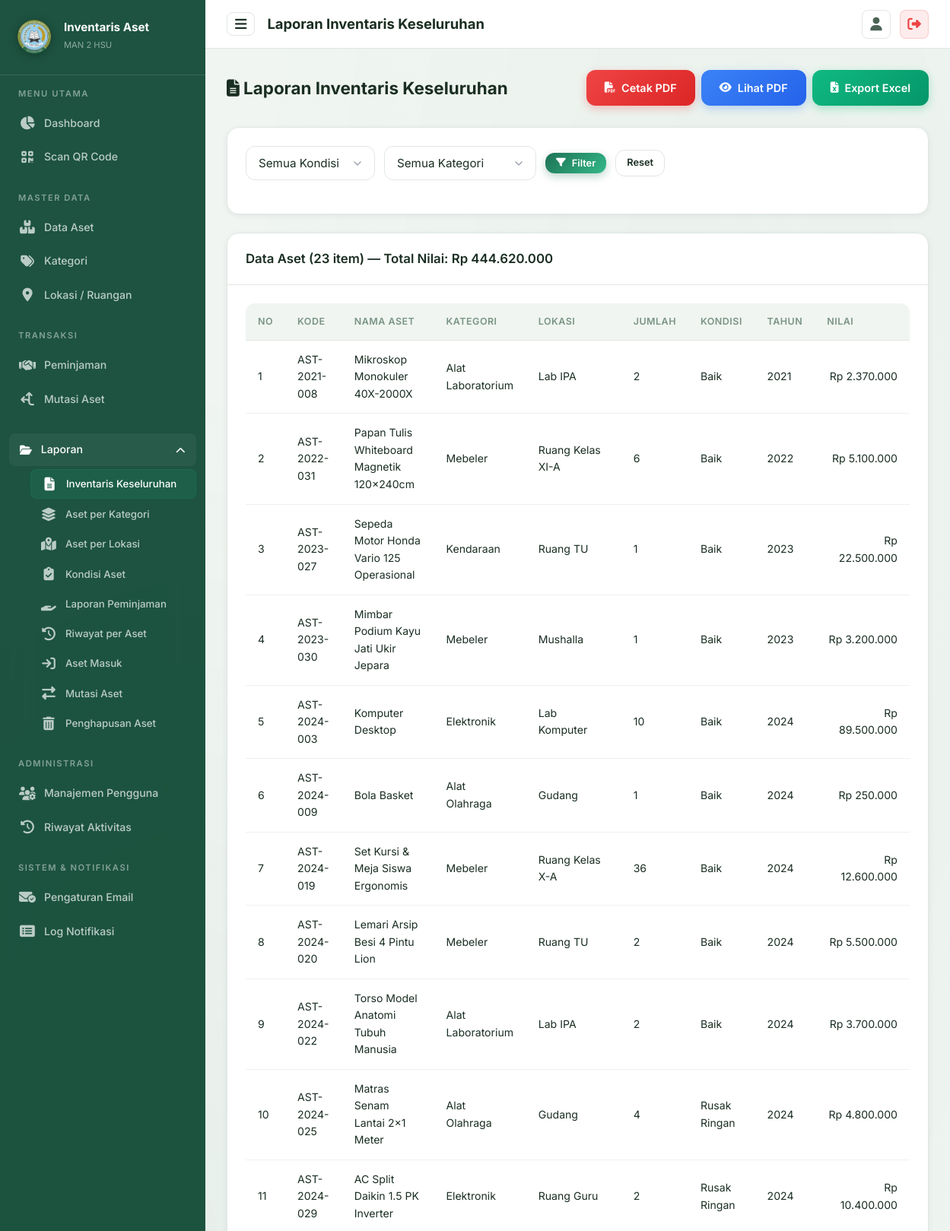
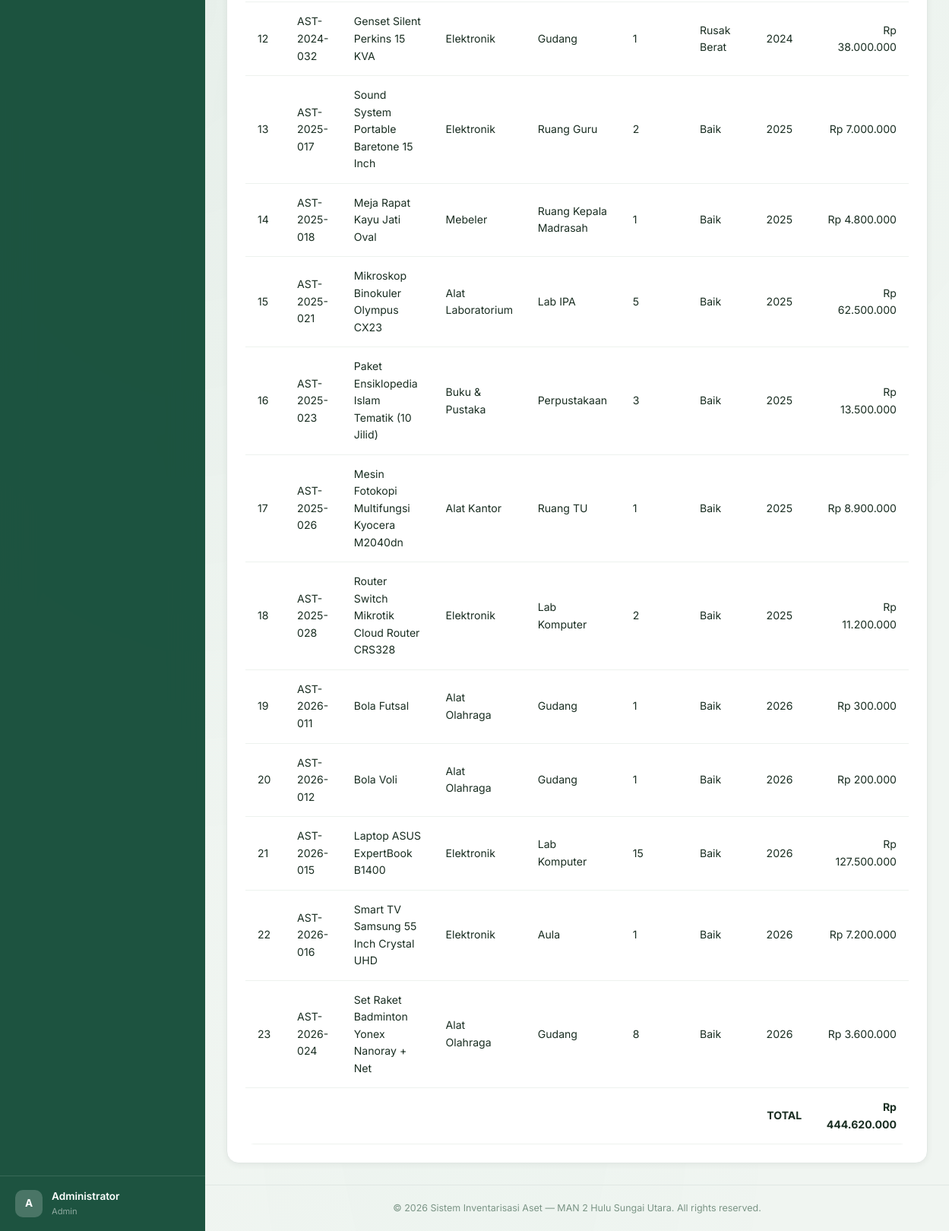
The app's page /pages/laporan/aset_keseluruhan.php (signed in), older data (2 pictures, top to bottom).
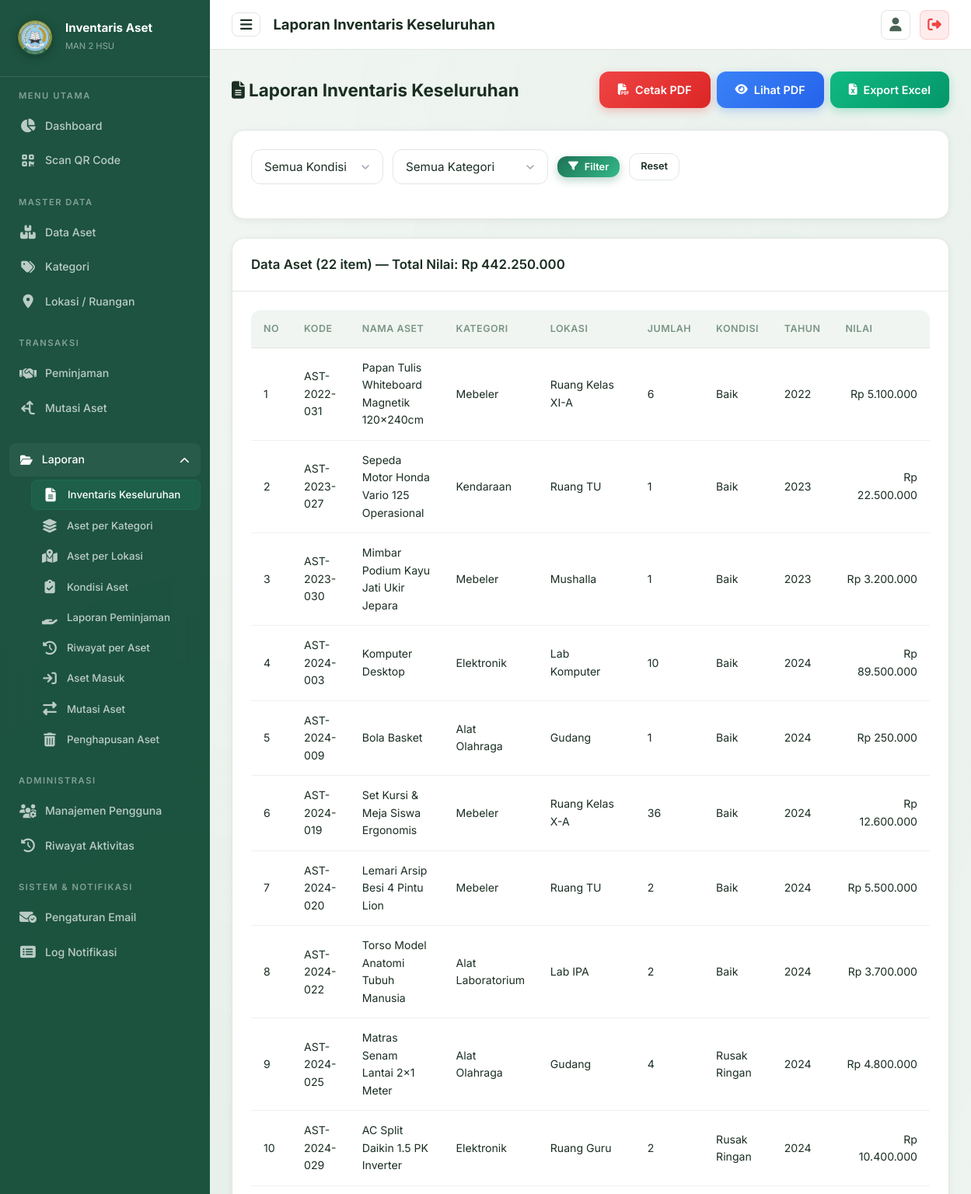
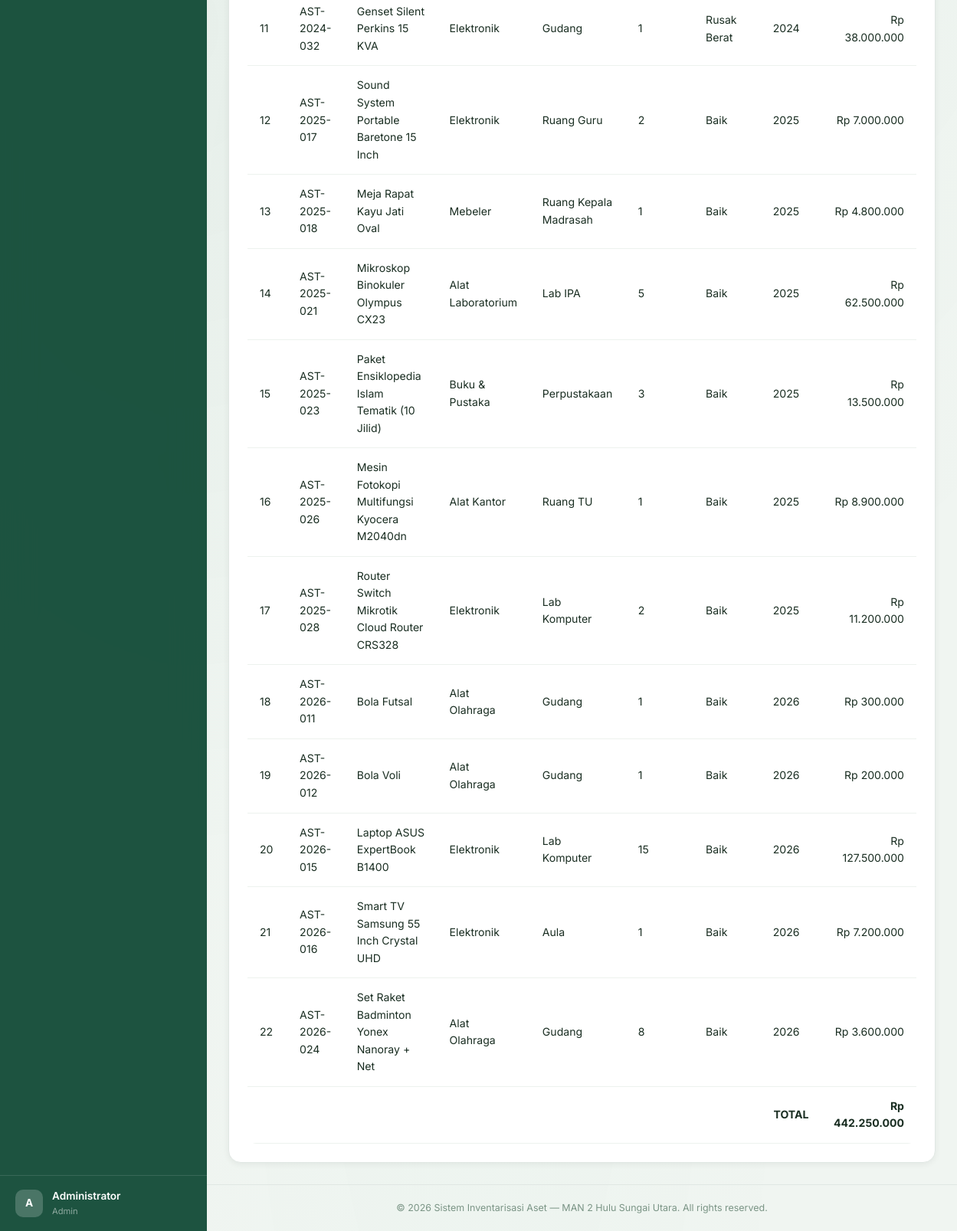
The same page, newer data (2 pictures, top to bottom).
### tables this page shows
CREATE TABLE `aset` (
  `id` int NOT NULL AUTO_INCREMENT,
  `kode_aset` varchar(50) NOT NULL,
  `nama_aset` varchar(150) NOT NULL,
  `id_kategori` int DEFAULT NULL,
  `id_lokasi` int DEFAULT NULL,
  `jumlah` int NOT NULL DEFAULT '1',
  `kondisi` enum('Baik','Rusak Ringan','Rusak Berat') NOT NULL DEFAULT 'Baik',
  `tahun_perolehan` year DEFAULT NULL,
  `nilai_perolehan` decimal(15,2) DEFAULT '0.00',
  `sumber_dana` varchar(100) DEFAULT NULL,
  `gambar` varchar(255) DEFAULT NULL,
  `keterangan` text,
  `qr_code_path` varchar(255) DEFAULT NULL,
  `created_at` timestamp NULL DEFAULT CURRENT_TIMESTAMP,
  `updated_at` timestamp NULL DEFAULT CURRENT_TIMESTAMP ON UPDATE CURRENT_TIMESTAMP,
  `deleted_at` timestamp NULL DEFAULT NULL,
  `bukti_hapus` varchar(255) DEFAULT NULL,
  `status_penghapusan` enum('none','pending','approved') NOT NULL DEFAULT 'none',
  `status_mutasi` enum('none','in_transit') NOT NULL DEFAULT 'none',
  `tgl_pengajuan_hapus` datetime DEFAULT NULL,
  `file_ba_scan` varchar(255) DEFAULT NULL,
  `alasan_hapus` text,
  PRIMARY KEY (`id`),
  UNIQUE KEY `kode_aset` (`kode_aset`),
  KEY `id_kategori` (`id_kategori`),
  KEY `id_lokasi` (`id_lokasi`),
  CONSTRAINT `aset_ibfk_1` FOREIGN KEY (`id_kategori`) REFERENCES `kategori` (`id`) ON DELETE SET NULL,
  CONSTRAINT `aset_ibfk_2` FOREIGN KEY (`id_lokasi`) REFERENCES `lokasi` (`id`) ON DELETE SET NULL
);

CREATE TABLE `kategori` (
  `id` int NOT NULL AUTO_INCREMENT,
  `nama_kategori` varchar(100) NOT NULL,
  `keterangan` text,
  `created_at` timestamp NULL DEFAULT CURRENT_TIMESTAMP,
  PRIMARY KEY (`id`)
);

CREATE TABLE `lokasi` (
  `id` int NOT NULL AUTO_INCREMENT,
  `nama_lokasi` varchar(100) NOT NULL,
  `keterangan` text,
  `created_at` timestamp NULL DEFAULT CURRENT_TIMESTAMP,
  PRIMARY KEY (`id`)
);

### config/database.php (called while the page is built, shortened)
<?php
function formatRupiah($angka) {
    return 'Rp ' . number_format($angka, 0, ',', '.');
}
?>

### pages/laporan/aset_keseluruhan.php (the view, shortened to what this page needs)
<?php
$pdo = getConnection();
$filterKondisi = $_GET['kondisi'] ?? '';
$filterKategori = $_GET['kategori'] ?? '';
$where = "WHERE a.deleted_at IS NULL";
$params = [];
$stmt = $pdo->prepare("SELECT a.*, k.nama_kategori, l.nama_lokasi FROM aset a
    LEFT JOIN kategori k ON a.id_kategori = k.id LEFT JOIN lokasi l ON a.id_lokasi = l.id
    $where ORDER BY a.kode_aset");
$stmt->execute($params);
$data = $stmt->fetchAll();
$totalNilai = 0;
foreach ($data as $d) { $totalNilai += $d['nilai_perolehan'] * $d['jumlah']; }
require_once __DIR__ . '/../../includes/header.php';
require_once __DIR__ . '/../../includes/sidebar.php';
?>
<div class="page-header">
    <div><h2><i class="fas fa-file-lines"></i> Laporan Inventaris Keseluruhan</h2></div>
    <div class="btn-group no-print">
        <a href="export_pdf.php?type=keseluruhan&kondisi=<?= urlencode($filterKondisi) ?>&kategori=<?= urlencode($filterKategori) ?>" class="btn btn-danger"><i class="fas fa-file-pdf"></i> Cetak PDF</a>
        <a href="export_pdf.php?type=keseluruhan&kondisi=<?= urlencode($filterKondisi) ?>&kategori=<?= urlencode($filterKategori) ?>&view=1" target="_blank" class="btn btn-info"><i class="fas fa-eye"></i> Lihat PDF</a>
        <a href="export_excel.php?type=keseluruhan&kondisi=<?= urlencode($filterKondisi) ?>&kategori=<?= urlencode($filterKategori) ?>" class="btn btn-success"><i class="fas fa-file-excel"></i> Export Excel</a>
    </div>
</div>
<div class="card mb-4 no-print"><div class="card-body">
    <form method="GET" class="search-bar">
        <select class="form-control" name="kondisi" style="max-width:170px;">
            <option value="">Semua Kondisi</option>
        </select>
        <select class="form-control" name="kategori" style="max-width:200px;">
            <option value="">Semua Kategori</option>
        </select>
        <button type="submit" class="btn btn-primary btn-sm"><i class="fas fa-filter"></i> Filter</button>
        <a href="<?= BASE_URL ?>/laporan/keseluruhan" class="btn btn-secondary btn-sm">Reset</a>
    </form>
</div></div>
<div class="card animate-fadeInUp"><div class="card-header"><h3>Data Aset (<?= count($data) ?> item) — Total Nilai: <?= formatRupiah($totalNilai) ?></h3></div>
<div class="card-body"><div class="table-wrapper">
    <table><thead><tr><th>No</th><th>Kode</th><th>Nama Aset</th><th>Kategori</th><th>Lokasi</th><th>Jumlah</th><th>Kondisi</th><th>Tahun</th><th>Nilai</th></tr></thead>
    <tbody>
        <?php foreach ($data as $i => $a): ?>
        <tr>
            <td><?= $i+1 ?></td>
            <td><?= htmlspecialchars($a['kode_aset']) ?></td>
            <td><?= htmlspecialchars($a['nama_aset']) ?></td>
            <td><?= htmlspecialchars($a['nama_kategori'] ?? '-') ?></td>
            <td><?= htmlspecialchars($a['nama_lokasi'] ?? '-') ?></td>
            <td><?= $a['jumlah'] ?></td>
            <td><?= htmlspecialchars($a['kondisi']) ?></td>
            <td><?= $a['tahun_perolehan'] ?? '-' ?></td>
            <td style="text-align:right;"><?= formatRupiah($a['nilai_perolehan'] * $a['jumlah']) ?></td>
        </tr>
        <?php endforeach; ?>
        <tr style="font-weight:700;"><td colspan="8" class="text-right">TOTAL</td><td style="text-align:right;"><?= formatRupiah($totalNilai) ?></td></tr>
    </tbody></table>
</div></div></div>
<?php require_once __DIR__ . '/../../includes/footer.php'; ?>

Row changes from the older to the newer data that the page shows:
no longer on this page (row edited): aset: kode_aset "AST-2021-008", nama_aset "Mikroskop Monokuler 40X-2000X", id_kategori.nama_kategori "Alat Laboratorium", id_lokasi.nama_lokasi "Lab IPA", jumlah "2", kondisi "Baik", tahun_perolehan "2021", formatRupiah($a['nilai_perolehan'] * $a['jumlah']) "Rp 2.370.000"
Text that changed along with them:
count($data): "23" → "22"
formatRupiah($totalNilai): "Rp 444.620.000" → "Rp 442.250.000"
